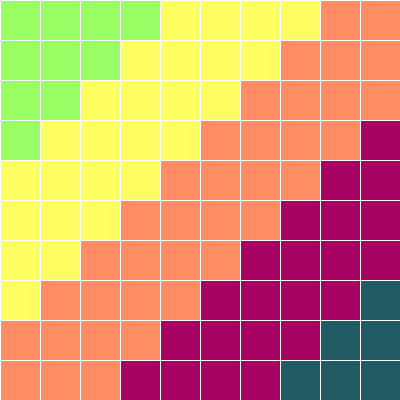
Frame 1 (no input)
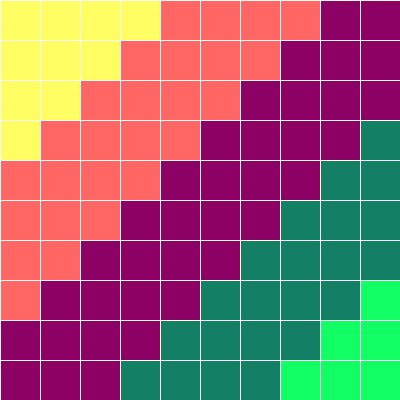
Frame 60 (the mouse pressed at the canvas centre just before this capture)
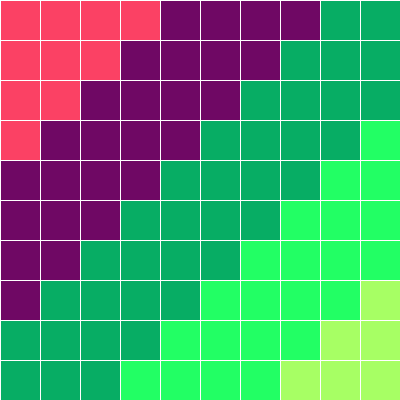
Frame 120 (the mouse held since frame 60 and released just before this capture)

The Processing sketch that drew these frames (run headless with seeded random() and noise(); from frame 60 on, the mouse is pressed at the canvas centre):

// Processing sketch: processing_170261
// ── processing_170261.pde

Cell[][] grid; 

// Number of columns and rows in the grid
int cols = 10;
int rows = 10;

void setup() {
  size(400,400);
  grid = new Cell[cols][rows];
  
  // The counter variables i and j are also the column and row numbers
  // In this example, they are used as arguments to the constructor for each object in the grid.
  for (int i = 0; i < cols; i ++ ) {
    for (int j = 0; j < rows; j ++ ) {
      // Initialize each object
      grid[i][j] = new Cell(i*40,j*40,40,40,(i +j)/4);
    }
  }
}

void draw() {
  background(0);
  for (int i = 0; i < cols; i ++ ) {     
    for (int j = 0; j < rows; j ++ ) {
      // Oscillate and display each object
      grid[i][j].oscillate();
      grid[i][j].display();
    }
  }
}
class Cell {

  // A cell object knows about its location in the grid as well as its size with the variables x, y, w, h.
  float x,y;   // x,y location
  float w,h;   // width and height
  float angle; // angle for oscillating brightness
  
  // Cell Constructor
  Cell(float tempX, float tempY, float tempW, float tempH, float tempAngle) {
    x = tempX;
    y = tempY;
    w = tempW;
    h = tempH;
    angle = tempAngle;
  }
  
  // Oscillation means increase angle
  void oscillate() {
    angle += 0.02;
  }
  
  void display() {
    stroke(255);
    // Color calculated using sine wave
    fill(150 + 150*sin(angle),250+250*cos(angle),100);
    rect(x,y,w,h);
  }
}
